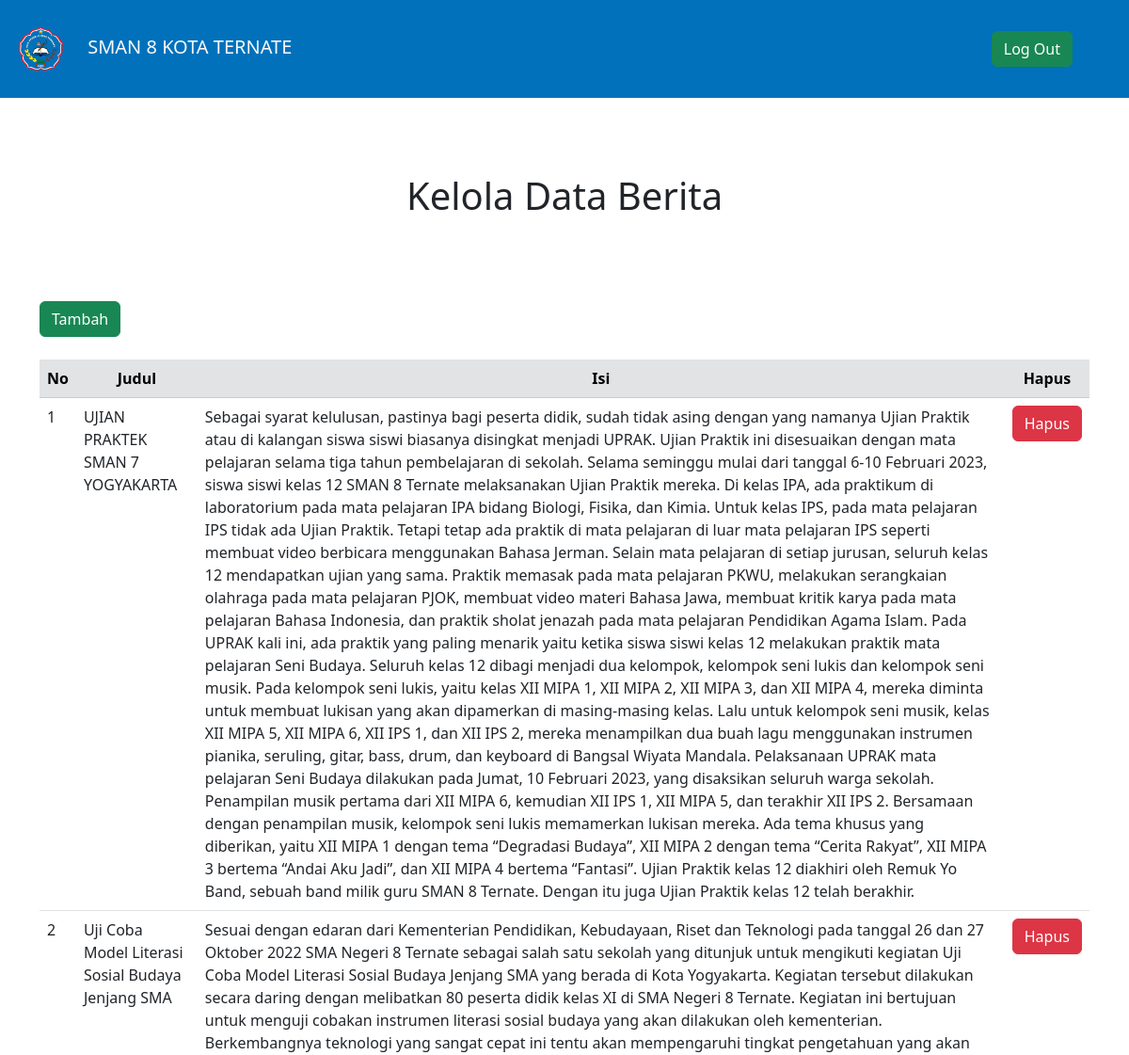
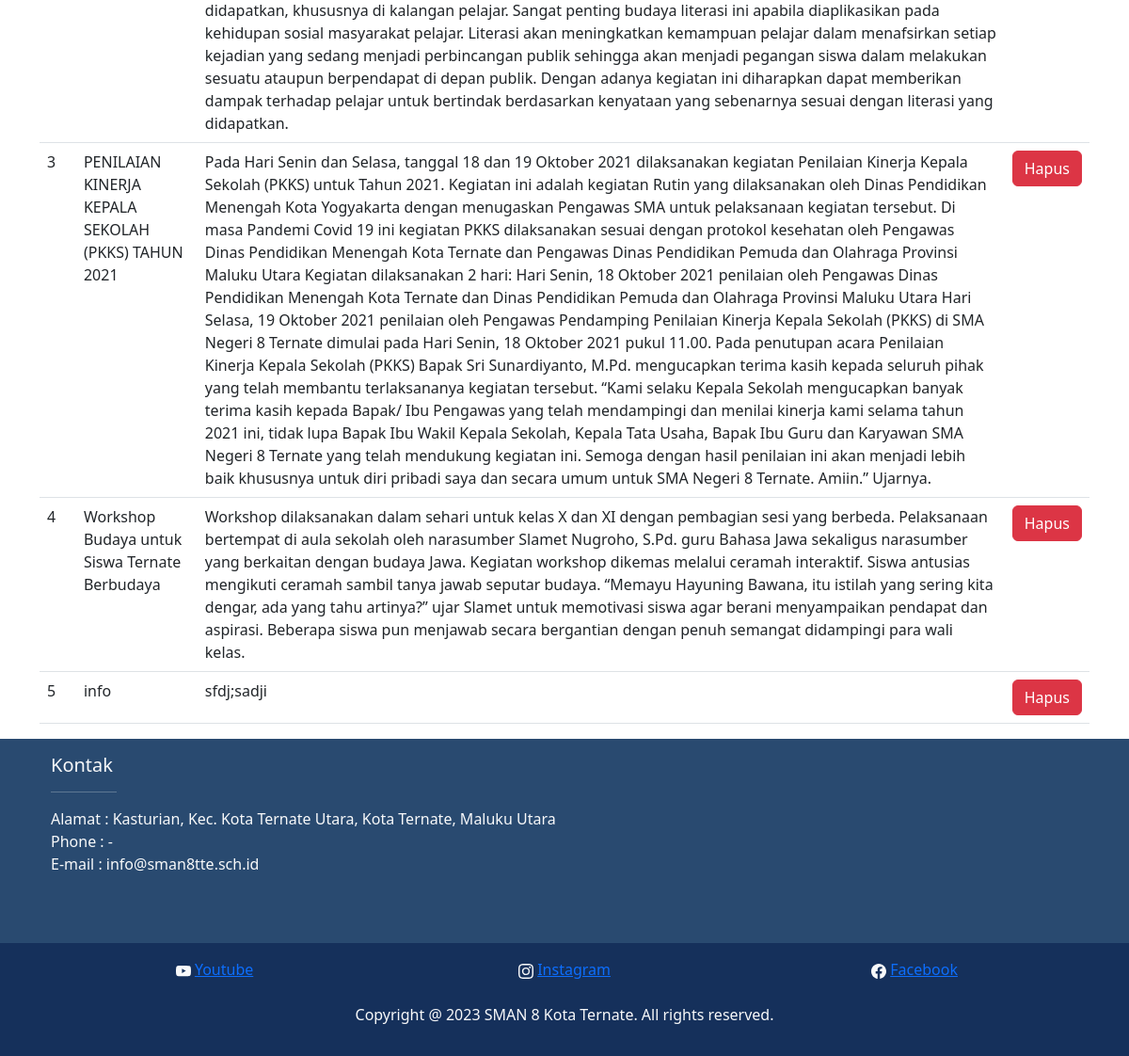
Page /databerita.php on the committed database (2 pictures, top to bottom).
### tables this page shows
CREATE TABLE `berita` (
  `idberita` int(100) NOT NULL,
  `judul` varchar(100) NOT NULL,
  `isi` varchar(10000) NOT NULL,
  `foto` varchar(255) NOT NULL
);

### databerita.php (the view, shortened to what this page needs)
<?php
include 'koneksi.php';
?>
<!DOCTYPE html>
<html lang="en">
<head>
    <link href="https://cdn.jsdelivr.net/npm/bootstrap@5.3.0-alpha3/dist/css/bootstrap.min.css" rel="stylesheet">
</head>
<body>
   <header>
        <nav class="navbar" style="background-color: #0171BB;">
            <div class="container mx-1 px-1 py-1" data-aos="fade-down">
                <a class="navbar-brand text-light" href="#"><img style="width: 80px; padding-right: 10px;" src="logo.png" alt=""> SMAN 8 KOTA TERNATE</a>
                <ul class="nav justify-content-end">
                    <div class="dropdown">
                        <button class="btn btn-success">
                            <a href="logout.php" style="color:white; text-decoration:none">Log Out</a>
                        </button>
                    </div>
                </ul>
            </div>
        </nav>
    </header>
   <div class="masterhead" style="height: 200px;">
  <div class="container">
  <h1 style="text-align: center; padding: 80px;">Kelola Data Berita</h1>
  <a href="upberita.php" class="btn btn-success">Tambah</a> <br><br>
        <table class="table">
            <thead>
              <tr>
                <th class="table-secondary" scope="col">No</th>
                <th class="table-secondary" scope="col">Judul</th>
                <th class="table-secondary" scope="col">Isi</th>
                <th class="table-secondary"  scope="col">Hapus</th>
              </tr>
            </thead>
            <tbody>
            <?php
					    $selectQuery = "select * from berita";
					    $squery = mysqli_query($koneksi, $selectQuery);
              $no = 1;
					    while (($result = mysqli_fetch_assoc($squery))) {
				    ?>
				        <tr>
				        <td><?php echo "$no";$no++; ?></td>
				        <td><?php echo $result['judul']; ?></td>
                <td><?php echo $result['isi']; ?></td>
				        <td><a href='?idberita=<?php echo $result['idberita']?>' onclick="return confirm('Yakin hapus data?')" class="btn btn-danger">Hapus</a></td>
				        </tr>
				<?php
					}
				?>
            </tbody>
          </table>
    </div>
  <div data-aos="fade-up" data-aos-anchor-placement="center-bottom">
    <footer class="footer mt-auto py-3" style="background-color: #294A70;" >
        <div class="container">
            <div class="container text-left text-light mb-3">
                <h5>Kontak</h5>
                <hr style="width: 70px; size: 6;">
            <p>
                Alamat : Kasturian, Kec. Kota Ternate Utara, Kota Ternate, Maluku Utara <br>
                Phone : - <br>
                E-mail : info@sman8tte.sch.id <br>
            </p>
             <br>
            </div>
        </div>
    </footer>
    <footer class="footer mt-auto py-3" style="background-color: #15305B;">
        <div class="container">
            <div class="container text-center text-light mb-3">
                <div class="row">
                  <div class="col">
                    <a href="https://www.youtube.com/@smanegeri8kotaternate192">Youtube</a>
                  </div>
                  <div class="col">
                    <a href="https://www.instagram.com/sman8kotaternate/">Instagram</a>
                  </div>
                  <div class="col">
                    <a href="https://www.facebook.com/pages/Sman-8-Kota-Ternate/990401890993535">Facebook</a>
                  </div>
                </div>
             <br>
              Copyright @ 2023 SMAN 8 Kota Ternate. All rights reserved.
        </div>
      </footer>
    </div>
</body>
</html>

### databerita.php (style rules this page uses)
th { text-align: center; }

### rows in the picture
berita: judul "UJIAN PRAKTEK SMAN 7 YOGYAKARTA", isi "Sebagai syarat kelulusan, pastinya bagi peserta didik, sudah tidak asing dengan yang namanya Ujian Praktik atau di kalangan siswa siswi biasanya disingkat menjadi UPRAK. Ujian Praktik ini disesuaikan dengan mata pelajaran selama tiga tahun pembelajaran di sekolah. Selama seminggu mulai dari tanggal 6-10 Februari 2023, siswa siswi kelas 12 SMAN 8 Ternate melaksanakan Ujian Praktik mereka. Di kelas IPA, ada praktikum di laboratorium pada mata pelajaran IPA bidang Biologi, Fisika, dan Kimia. Untuk kelas IPS, pada mata pelajaran IPS tidak ada Ujian Praktik. Tetapi tetap ada praktik di mata pelajaran di luar mata pelajaran IPS seperti membuat video berbicara menggunakan Bahasa Jerman. Selain…"
berita: judul "Uji Coba Model Literasi Sosial Budaya Jenjang SMA", isi "Sesuai dengan edaran dari Kementerian Pendidikan, Kebudayaan, Riset dan Teknologi pada tanggal 26 dan 27 Oktober 2022 SMA Negeri 8 Ternate sebagai salah satu sekolah yang ditunjuk untuk mengikuti kegiatan Uji Coba Model Literasi Sosial Budaya Jenjang SMA yang berada di Kota Yogyakarta. Kegiatan tersebut dilakukan secara daring dengan melibatkan 80 peserta didik kelas XI di SMA Negeri 8 Ternate. Kegiatan ini bertujuan untuk menguji cobakan instrumen literasi sosial budaya yang akan dilakukan oleh kementerian. Berkembangnya teknologi yang sangat cepat ini tentu akan mempengaruhi tingkat pengetahuan yang akan didapatkan, khususnya di kalangan pelajar. Sangat penting budaya literasi ini apabila…"
berita: judul "PENILAIAN KINERJA KEPALA SEKOLAH (PKKS) TAHUN 2021", isi "Pada Hari Senin dan Selasa, tanggal 18 dan 19 Oktober 2021 dilaksanakan kegiatan Penilaian Kinerja Kepala Sekolah (PKKS) untuk Tahun 2021. Kegiatan ini adalah kegiatan Rutin yang dilaksanakan oleh Dinas Pendidikan Menengah Kota Yogyakarta dengan menugaskan Pengawas SMA untuk pelaksanaan kegiatan tersebut. Di masa Pandemi Covid 19 ini kegiatan PKKS dilaksanakan sesuai dengan protokol kesehatan oleh Pengawas Dinas Pendidikan Menengah Kota Ternate dan Pengawas Dinas Pendidikan Pemuda dan Olahraga Provinsi Maluku Utara Kegiatan dilaksanakan 2 hari: Hari Senin, 18 Oktober 2021 penilaian oleh Pengawas Dinas Pendidikan Menengah Kota Ternate dan Dinas Pendidikan Pemuda dan Olahraga Provinsi Maluku…"
berita: judul "Workshop Budaya untuk Siswa Ternate Berbudaya", isi "Workshop dilaksanakan dalam sehari untuk kelas X dan XI dengan pembagian sesi yang berbeda. Pelaksanaan bertempat di aula sekolah oleh narasumber Slamet Nugroho, S.Pd. guru Bahasa Jawa sekaligus narasumber yang berkaitan dengan budaya Jawa. Kegiatan workshop dikemas melalui ceramah interaktif. Siswa antusias mengikuti ceramah sambil tanya jawab seputar budaya. “Memayu Hayuning Bawana, itu istilah yang sering kita dengar, ada yang tahu artinya?” ujar Slamet untuk memotivasi siswa agar berani menyampaikan pendapat dan aspirasi. Beberapa siswa pun menjawab secara bergantian dengan penuh semangat didampingi para wali kelas."
berita: judul "info", isi "sfdj;sadji"
